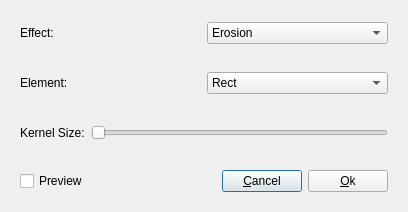
<?xml version="1.0" encoding="UTF-8"?>
<ui version="4.0">
 <class>MorphoDialog</class>
 <widget class="QDialog" name="MorphoDialog">
  <property name="geometry">
   <rect>
    <x>0</x>
    <y>0</y>
    <width>408</width>
    <height>212</height>
   </rect>
  </property>
  <property name="sizePolicy">
   <sizepolicy hsizetype="Preferred" vsizetype="MinimumExpanding">
    <horstretch>0</horstretch>
    <verstretch>0</verstretch>
   </sizepolicy>
  </property>
  <property name="windowTitle">
   <string>Morpho Dialog</string>
  </property>
  <layout class="QVBoxLayout" name="verticalLayout_2">
   <item>
    <layout class="QVBoxLayout" name="verticalLayout">
     <item>
      <widget class="QWidget" name="typeWidget" native="true">
       <property name="sizePolicy">
        <sizepolicy hsizetype="Preferred" vsizetype="Preferred">
         <horstretch>0</horstretch>
         <verstretch>0</verstretch>
        </sizepolicy>
       </property>
       <layout class="QHBoxLayout" name="horizontalLayout_4">
        <item>
         <layout class="QHBoxLayout" name="horizontalLayout">
          <item>
           <widget class="QLabel" name="label">
            <property name="text">
             <string>Effect:</string>
            </property>
           </widget>
          </item>
          <item>
           <widget class="QComboBox" name="comboType">
            <item>
             <property name="text">
              <string>Erosion</string>
             </property>
            </item>
            <item>
             <property name="text">
              <string>Dilation</string>
             </property>
            </item>
           </widget>
          </item>
         </layout>
        </item>
       </layout>
      </widget>
     </item>
     <item>
      <widget class="QWidget" name="elementWidget" native="true">
       <layout class="QHBoxLayout" name="horizontalLayout_5">
        <item>
         <layout class="QHBoxLayout" name="horizontalLayout_2">
          <item>
           <widget class="QLabel" name="label_2">
            <property name="text">
             <string>Element:</string>
            </property>
           </widget>
          </item>
          <item>
           <widget class="QComboBox" name="comboElement">
            <item>
             <property name="text">
              <string>Rect</string>
             </property>
            </item>
            <item>
             <property name="text">
              <string>Cross</string>
             </property>
            </item>
            <item>
             <property name="text">
              <string>Ellipse</string>
             </property>
            </item>
           </widget>
          </item>
         </layout>
        </item>
       </layout>
      </widget>
     </item>
     <item>
      <widget class="QWidget" name="kernelWidget" native="true">
       <layout class="QHBoxLayout" name="horizontalLayout_6">
        <item>
         <layout class="QHBoxLayout" name="horizontalLayout_3">
          <item>
           <widget class="QLabel" name="sizeLabel">
            <property name="text">
             <string>Kernel Size:</string>
            </property>
           </widget>
          </item>
          <item>
           <widget class="QSlider" name="sizeSlider">
            <property name="maximum">
             <number>20</number>
            </property>
            <property name="orientation">
             <enum>Qt::Horizontal</enum>
            </property>
           </widget>
          </item>
         </layout>
        </item>
       </layout>
      </widget>
     </item>
    </layout>
   </item>
   <item>
    <widget class="QWidget" name="buttonWidget" native="true">
     <property name="sizePolicy">
      <sizepolicy hsizetype="Preferred" vsizetype="Fixed">
       <horstretch>0</horstretch>
       <verstretch>0</verstretch>
      </sizepolicy>
     </property>
     <layout class="QHBoxLayout" name="horizontalLayout_8">
      <item>
       <widget class="QCheckBox" name="checkPreview">
        <property name="text">
         <string>Preview</string>
        </property>
       </widget>
      </item>
      <item>
       <spacer name="horizontalSpacer">
        <property name="orientation">
         <enum>Qt::Horizontal</enum>
        </property>
        <property name="sizeHint" stdset="0">
         <size>
          <width>178</width>
          <height>20</height>
         </size>
        </property>
       </spacer>
      </item>
      <item>
       <widget class="QPushButton" name="cancelButton">
        <property name="text">
         <string>&amp;Cancel</string>
        </property>
       </widget>
      </item>
      <item>
       <widget class="QPushButton" name="okButton">
        <property name="text">
         <string>&amp;Ok</string>
        </property>
       </widget>
      </item>
     </layout>
    </widget>
   </item>
  </layout>
 </widget>
 <resources/>
 <connections>
  <connection>
   <sender>okButton</sender>
   <signal>clicked()</signal>
   <receiver>MorphoDialog</receiver>
   <slot>accept()</slot>
   <hints>
    <hint type="sourcelabel">
     <x>338</x>
     <y>175</y>
    </hint>
    <hint type="destinationlabel">
     <x>407</x>
     <y>159</y>
    </hint>
   </hints>
  </connection>
  <connection>
   <sender>cancelButton</sender>
   <signal>clicked()</signal>
   <receiver>MorphoDialog</receiver>
   <slot>reject()</slot>
   <hints>
    <hint type="sourcelabel">
     <x>261</x>
     <y>184</y>
    </hint>
    <hint type="destinationlabel">
     <x>400</x>
     <y>104</y>
    </hint>
   </hints>
  </connection>
 </connections>
</ui>
